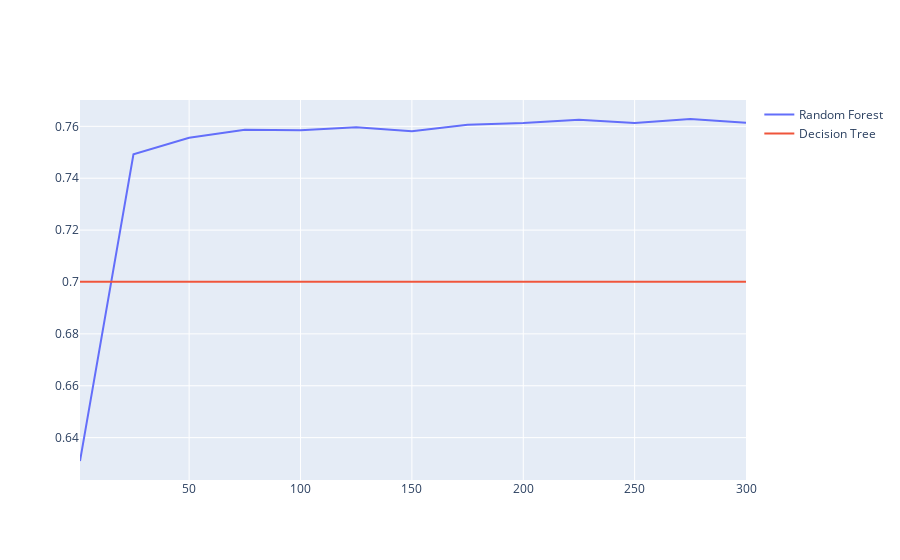

The code cell stored with this chart in its notebook:
### Code cell
fig = go.Figure()
fig.add_trace(go.Scatter(x=l, y=Accuracy_Gini,
                    mode='lines',
                    name='Random Forest'))
fig.add_trace(go.Scatter(x=l, y=Accurcy_Tree,
                    mode='lines',
                    name='Decision Tree'))
fig.show()

### Figure 1 — Plotly figure (JSON) as saved in the notebook; plotly's stock layout.template omitted (floating-point values rounded to 4 significant figures)
{"data": [{"mode": "lines", "name": "Random Forest", "type": "scatter", "x": [1, 25, 50, 75, 100, 125, 150, 175, 200, 225, 250, 275, 300], "y": [0.631, 0.7492, 0.7556, 0.7587, 0.7585, 0.7596, 0.7581, 0.7606, 0.7613, 0.7625, 0.7613, 0.7628, 0.7614]}, {"mode": "lines", "name": "Decision Tree", "type": "scatter", "x": [1, 25, 50, 75, 100, 125, 150, 175, 200, 225, 250, 275, 300], "y": [0.7001, 0.7001, 0.7001, 0.7001, 0.7001, 0.7001, 0.7001, 0.7001, 0.7001, 0.7001, 0.7001, 0.7001, 0.7001]}], "layout": {}}
